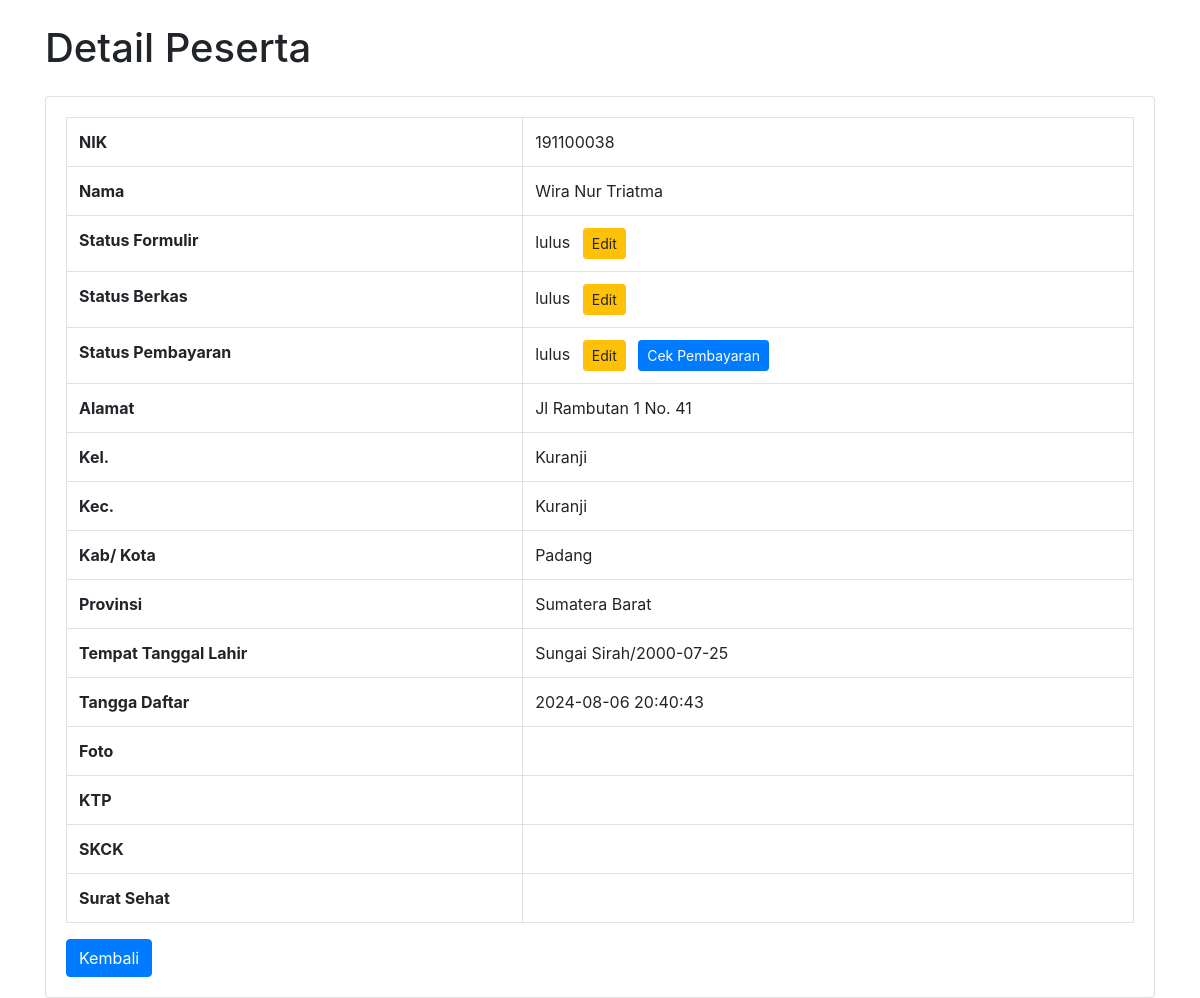
Page /admin/peserta_detail.php?idDaftar=100 (signed in) on the committed database.
### tables this page shows
CREATE TABLE `pendaftaran` (
  `idDaftar` int NOT NULL,
  `nik` varchar(16) DEFAULT NULL,
  `nama` varchar(35) DEFAULT NULL,
  `jenkel` varchar(11) DEFAULT NULL,
  `alamat` text,
  `kel` varchar(20) DEFAULT NULL,
  `kec` varchar(20) DEFAULT NULL,
  `kabkota` varchar(20) DEFAULT NULL,
  `prov` varchar(20) DEFAULT NULL,
  `hp` varchar(12) DEFAULT NULL,
  `tb` float DEFAULT NULL,
  `bb` float DEFAULT NULL,
  `penddk` varchar(5) DEFAULT NULL,
  `tLahir` varchar(20) DEFAULT NULL,
  `tglLahir` date DEFAULT NULL,
  `tglDaftar` timestamp NOT NULL,
  `statusDaftar` varchar(10) DEFAULT NULL
);

CREATE TABLE `berkas` (
  `idBerkas` int NOT NULL,
  `idDaftar` int DEFAULT NULL,
  `foto` varchar(255) DEFAULT NULL,
  `ktp` varchar(255) DEFAULT NULL,
  `skck` varchar(255) DEFAULT NULL,
  `sSehat` varchar(255) DEFAULT NULL,
  `statusBerkas` varchar(10) DEFAULT NULL
);

CREATE TABLE `bayar` (
  `idBayar` int NOT NULL,
  `idPaket` int DEFAULT NULL,
  `idDaftar` int DEFAULT NULL,
  `metode` varchar(10) DEFAULT NULL,
  `tglBayar` date DEFAULT NULL,
  `nm` varchar(35) DEFAULT NULL,
  `bank` varchar(35) DEFAULT NULL,
  `upload` varchar(255) DEFAULT NULL,
  `statusBayar` varchar(10) NOT NULL
);

### admin/peserta_detail.php (the view, shortened to what this page needs)
<?php
include '../config.php';
$idDaftar = isset($_GET['idDaftar']) ? intval($_GET['idDaftar']) : 0;
$sql = "SELECT * FROM pendaftaran
JOIN berkas ON berkas.idDaftar = pendaftaran.idDaftar
JOIN bayar ON bayar.idBayar = pendaftaran.idDaftar
-- JOIN paket ON paket.idPaket = bayar.idPaket
WHERE pendaftaran.idDaftar = ?";
$stmt = $conn->prepare($sql);
if ($stmt) {
    $stmt->bind_param("i", $idDaftar);
    $stmt->execute();
    $result = $stmt->get_result();
    $data = $result->fetch_assoc();
} else {
    die("Error preparing statement: " . $conn->error);
}
?>
<!DOCTYPE html>
<html lang="en">
<head>
    <link href="https://maxcdn.bootstrapcdn.com/bootstrap/4.5.2/css/bootstrap.min.css" rel="stylesheet">
</head>
<body>
    <div class="container mt-4">
        <main>
            <h1 class="mb-4">Detail Peserta</h1>
            <div class="card">
                <div class="card-body">
                    <table class="table table-bordered">
                        <tbody>
                            <tr>
                                <th>NIK</th>
                                <td><?= ($data['nik']); ?></td>
                            </tr>
                            <tr>
                                <th>Nama</th>
                                <td><?= ($data['nama']); ?></td>
                            </tr>
                            <tr>
                                <th>Status Formulir</th>
                                <td>
                                    <?= ($data['statusDaftar']); ?>
                                    <button type="button" class="btn btn-sm btn-warning ml-2" data-toggle="modal" data-target="#editStatusModal">
                                        Edit
                                    </button>
                                </td>
                            </tr>
                            <tr>
                                <th>Status Berkas</th>
                                <td>
                                    <?= ($data['statusBerkas']); ?>
                                    <button type="button" class="btn btn-sm btn-warning ml-2" data-toggle="modal" data-target="#editBerkasStatusModal">
                                        Edit
                                    </button>
                                </td>
                            </tr>
                            <tr>
                                <th>Status Pembayaran</th>
                                <td>
                                    <?= htmlspecialchars($data['statusBayar']); ?>
                                    <button type="button" class="btn btn-sm btn-warning ml-2" data-toggle="modal" data-target="#editBayarStatusModal">
                                        Edit
                                    </button>
                                    <a href="cek_pembayaran.php?idDaftar=<?= urlencode($data['idDaftar']); ?>" class="btn btn-sm btn-primary ml-2"> Cek Pembayaran</a>
                                </td>
                            </tr>
                            <tr>
                                <th>Alamat</th>
                                <td><?= htmlspecialchars($data['alamat']); ?></td>
                            </tr>
                            <tr>
                                <th>Kel.</th>
                                <td><?= htmlspecialchars($data['kel']); ?></td>
                            </tr>
                            <tr>
                                <th>Kec.</th>
                                <td><?= htmlspecialchars($data['kec']); ?></td>
                            </tr>
                            <tr>
                                <th>Kab/ Kota</th>
                                <td><?= htmlspecialchars($data['kabkota']); ?></td>
                            </tr>
                            <tr>
                                <th>Provinsi</th>
                                <td><?= htmlspecialchars($data['prov']); ?></td>
                            </tr>
                            <tr>
                                <th>Tempat Tanggal Lahir</th>
                                <td><?= htmlspecialchars($data['tLahir']).'/'.htmlspecialchars($data['tglLahir']); ?></td>
                            </tr>
                            <tr>
                                <th>Tangga Daftar</th>
                                <td><?= htmlspecialchars($data['tglDaftar']); ?></td>
                            </tr>
                            <tr>
                                <th>Foto</th>
                                <td><img src="<?= $data['foto']; ?>" alt="" class="img-fluid" width="150"></td>
                            </tr>
                            <tr>
                                <th>KTP</th>
                                <td><img src="<?= $data['ktp']; ?>" alt="" class="img-fluid" width="150"></td>
                            </tr>
                            <tr>
                                <th>SKCK</th>
                                <td><img src="<?= $data['skck']; ?>" alt="" class="img-fluid" width="150"></td>
                            </tr>
                            <tr>
                                <th>Surat Sehat</th>
                                <td><img src="<?= $data['sSehat']; ?>" alt="" class="img-fluid" width="150"></td>
                            </tr>
                        </tbody>
                    </table>
                    <a href="peserta.php" class="btn btn-primary">Kembali</a>
                </div>
            </div>
        </main>
    </div>
</body>
</html>

### rows in the picture
pendaftaran: nik "191100038", nama "Wira Nur Triatma", statusDaftar "lulus", berkas.statusBerkas "lulus", bayar.statusBayar "lulus", alamat "Jl Rambutan 1 No. 41", kel "Kuranji", kec "Kuranji", kabkota "Padang", prov "Sumatera Barat", tLahir "Sungai Sirah", tglLahir "2000-07-25", tglDaftar "2024-08-06 20:40:43"
